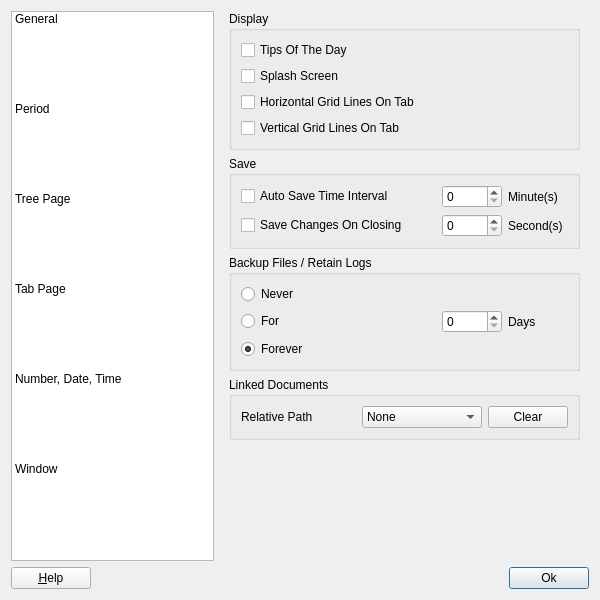
<?xml version="1.0" encoding="UTF-8"?>
<ui version="4.0">
 <class>PreferencesDialog</class>
 <widget class="QDialog" name="PreferencesDialog">
  <property name="geometry">
   <rect>
    <x>0</x>
    <y>0</y>
    <width>600</width>
    <height>600</height>
   </rect>
  </property>
  <property name="sizePolicy">
   <sizepolicy hsizetype="Preferred" vsizetype="Preferred">
    <horstretch>0</horstretch>
    <verstretch>0</verstretch>
   </sizepolicy>
  </property>
  <property name="minimumSize">
   <size>
    <width>600</width>
    <height>600</height>
   </size>
  </property>
  <property name="acceptDrops">
   <bool>false</bool>
  </property>
  <property name="windowTitle">
   <string>Preference</string>
  </property>
  <property name="sizeGripEnabled">
   <bool>false</bool>
  </property>
  <layout class="QGridLayout" name="gridLayout">
   <item row="0" column="0">
    <widget class="QListWidget" name="listWidget">
     <property name="sizePolicy">
      <sizepolicy hsizetype="Preferred" vsizetype="Preferred">
       <horstretch>0</horstretch>
       <verstretch>0</verstretch>
      </sizepolicy>
     </property>
     <property name="iconSize">
      <size>
       <width>0</width>
       <height>0</height>
      </size>
     </property>
     <property name="spacing">
      <number>20</number>
     </property>
     <property name="gridSize">
      <size>
       <width>0</width>
       <height>90</height>
      </size>
     </property>
     <property name="currentRow">
      <number>-1</number>
     </property>
     <property name="sortingEnabled">
      <bool>false</bool>
     </property>
     <item>
      <property name="text">
       <string>General</string>
      </property>
     </item>
     <item>
      <property name="text">
       <string>Period</string>
      </property>
     </item>
     <item>
      <property name="text">
       <string>Tree Page</string>
      </property>
     </item>
     <item>
      <property name="text">
       <string>Tab Page</string>
      </property>
     </item>
     <item>
      <property name="text">
       <string>Number, Date, Time</string>
      </property>
     </item>
     <item>
      <property name="text">
       <string>Window</string>
      </property>
     </item>
    </widget>
   </item>
   <item row="0" column="1">
    <widget class="QStackedWidget" name="stackedWidget">
     <property name="sizePolicy">
      <sizepolicy hsizetype="Preferred" vsizetype="Preferred">
       <horstretch>0</horstretch>
       <verstretch>0</verstretch>
      </sizepolicy>
     </property>
     <property name="frameShape">
      <enum>QFrame::NoFrame</enum>
     </property>
     <property name="currentIndex">
      <number>0</number>
     </property>
     <widget class="QWidget" name="pageGeneral">
      <property name="sizePolicy">
       <sizepolicy hsizetype="Preferred" vsizetype="Preferred">
        <horstretch>0</horstretch>
        <verstretch>0</verstretch>
       </sizepolicy>
      </property>
      <layout class="QVBoxLayout" name="verticalLayout_7">
       <property name="topMargin">
        <number>0</number>
       </property>
       <property name="bottomMargin">
        <number>0</number>
       </property>
       <item>
        <widget class="QGroupBox" name="groupBoxDiaplay">
         <property name="sizePolicy">
          <sizepolicy hsizetype="Preferred" vsizetype="Preferred">
           <horstretch>0</horstretch>
           <verstretch>0</verstretch>
          </sizepolicy>
         </property>
         <property name="title">
          <string>Display</string>
         </property>
         <layout class="QGridLayout" name="gridLayout_8">
          <item row="0" column="0">
           <widget class="QCheckBox" name="chkBoxTips">
            <property name="text">
             <string>Tips Of The Day</string>
            </property>
           </widget>
          </item>
          <item row="1" column="0">
           <widget class="QCheckBox" name="chkBoxSplash">
            <property name="text">
             <string>Splash Screen</string>
            </property>
           </widget>
          </item>
          <item row="2" column="0">
           <widget class="QCheckBox" name="chkBoxHGridLines">
            <property name="text">
             <string>Horizontal Grid Lines On Tab </string>
            </property>
           </widget>
          </item>
          <item row="3" column="0">
           <widget class="QCheckBox" name="chkBoxVGridLines">
            <property name="text">
             <string>Vertical Grid Lines On Tab</string>
            </property>
           </widget>
          </item>
         </layout>
        </widget>
       </item>
       <item>
        <widget class="QGroupBox" name="groupBoxSave">
         <property name="sizePolicy">
          <sizepolicy hsizetype="Preferred" vsizetype="Preferred">
           <horstretch>0</horstretch>
           <verstretch>0</verstretch>
          </sizepolicy>
         </property>
         <property name="title">
          <string>Save</string>
         </property>
         <layout class="QGridLayout" name="gridLayout_10">
          <item row="0" column="0">
           <widget class="QCheckBox" name="chkBoxSave">
            <property name="text">
             <string>Auto Save Time Interval</string>
            </property>
           </widget>
          </item>
          <item row="0" column="1">
           <widget class="QSpinBox" name="spinMinutes">
            <property name="sizePolicy">
             <sizepolicy hsizetype="Fixed" vsizetype="Fixed">
              <horstretch>0</horstretch>
              <verstretch>0</verstretch>
             </sizepolicy>
            </property>
            <property name="minimumSize">
             <size>
              <width>60</width>
              <height>0</height>
             </size>
            </property>
           </widget>
          </item>
          <item row="0" column="2">
           <widget class="QLabel" name="label_12">
            <property name="sizePolicy">
             <sizepolicy hsizetype="Fixed" vsizetype="Preferred">
              <horstretch>0</horstretch>
              <verstretch>0</verstretch>
             </sizepolicy>
            </property>
            <property name="minimumSize">
             <size>
              <width>60</width>
              <height>0</height>
             </size>
            </property>
            <property name="text">
             <string>Minute(s)</string>
            </property>
           </widget>
          </item>
          <item row="1" column="0">
           <widget class="QCheckBox" name="chkBoxClosing">
            <property name="text">
             <string>Save Changes On Closing</string>
            </property>
           </widget>
          </item>
          <item row="1" column="1">
           <widget class="QSpinBox" name="spinSeconds">
            <property name="sizePolicy">
             <sizepolicy hsizetype="Fixed" vsizetype="Fixed">
              <horstretch>0</horstretch>
              <verstretch>0</verstretch>
             </sizepolicy>
            </property>
            <property name="minimumSize">
             <size>
              <width>60</width>
              <height>0</height>
             </size>
            </property>
           </widget>
          </item>
          <item row="1" column="2">
           <widget class="QLabel" name="label_13">
            <property name="minimumSize">
             <size>
              <width>60</width>
              <height>0</height>
             </size>
            </property>
            <property name="text">
             <string>Second(s)</string>
            </property>
           </widget>
          </item>
         </layout>
        </widget>
       </item>
       <item>
        <widget class="QGroupBox" name="groupBoxBackup">
         <property name="sizePolicy">
          <sizepolicy hsizetype="Preferred" vsizetype="Preferred">
           <horstretch>0</horstretch>
           <verstretch>0</verstretch>
          </sizepolicy>
         </property>
         <property name="title">
          <string>Backup Files / Retain Logs</string>
         </property>
         <layout class="QGridLayout" name="gridLayout_11">
          <item row="1" column="0">
           <widget class="QRadioButton" name="rBtnFor">
            <property name="text">
             <string comment="Days">For</string>
            </property>
           </widget>
          </item>
          <item row="0" column="0">
           <widget class="QRadioButton" name="rBtnNever">
            <property name="text">
             <string>Never</string>
            </property>
           </widget>
          </item>
          <item row="2" column="0">
           <widget class="QRadioButton" name="rBtnForever">
            <property name="text">
             <string>Forever</string>
            </property>
            <property name="checked">
             <bool>true</bool>
            </property>
           </widget>
          </item>
          <item row="1" column="1">
           <widget class="QSpinBox" name="spinBox">
            <property name="sizePolicy">
             <sizepolicy hsizetype="Fixed" vsizetype="Fixed">
              <horstretch>0</horstretch>
              <verstretch>0</verstretch>
             </sizepolicy>
            </property>
            <property name="minimumSize">
             <size>
              <width>60</width>
              <height>0</height>
             </size>
            </property>
           </widget>
          </item>
          <item row="1" column="2">
           <widget class="QLabel" name="label_4">
            <property name="sizePolicy">
             <sizepolicy hsizetype="Fixed" vsizetype="Preferred">
              <horstretch>0</horstretch>
              <verstretch>0</verstretch>
             </sizepolicy>
            </property>
            <property name="minimumSize">
             <size>
              <width>60</width>
              <height>0</height>
             </size>
            </property>
            <property name="text">
             <string>Days</string>
            </property>
           </widget>
          </item>
         </layout>
        </widget>
       </item>
       <item>
        <widget class="QGroupBox" name="groupBoxPath">
         <property name="sizePolicy">
          <sizepolicy hsizetype="Preferred" vsizetype="Preferred">
           <horstretch>0</horstretch>
           <verstretch>0</verstretch>
          </sizepolicy>
         </property>
         <property name="title">
          <string>Linked Documents</string>
         </property>
         <layout class="QGridLayout" name="gridLayout_9">
          <item row="0" column="0">
           <widget class="QLabel" name="label_11">
            <property name="text">
             <string>Relative Path</string>
            </property>
           </widget>
          </item>
          <item row="0" column="1">
           <widget class="QComboBox" name="comboPath">
            <property name="sizePolicy">
             <sizepolicy hsizetype="Fixed" vsizetype="Fixed">
              <horstretch>0</horstretch>
              <verstretch>0</verstretch>
             </sizepolicy>
            </property>
            <property name="minimumSize">
             <size>
              <width>120</width>
              <height>0</height>
             </size>
            </property>
            <item>
             <property name="text">
              <string>None</string>
             </property>
            </item>
           </widget>
          </item>
          <item row="0" column="2">
           <widget class="QPushButton" name="btnClear">
            <property name="sizePolicy">
             <sizepolicy hsizetype="Fixed" vsizetype="Fixed">
              <horstretch>0</horstretch>
              <verstretch>0</verstretch>
             </sizepolicy>
            </property>
            <property name="minimumSize">
             <size>
              <width>0</width>
              <height>0</height>
             </size>
            </property>
            <property name="text">
             <string>Clear</string>
            </property>
           </widget>
          </item>
         </layout>
        </widget>
       </item>
       <item>
        <spacer name="verticalSpacer_4">
         <property name="orientation">
          <enum>Qt::Vertical</enum>
         </property>
         <property name="sizeHint" stdset="0">
          <size>
           <width>20</width>
           <height>40</height>
          </size>
         </property>
        </spacer>
       </item>
      </layout>
     </widget>
     <widget class="QWidget" name="pagePeriod">
      <property name="sizePolicy">
       <sizepolicy hsizetype="Preferred" vsizetype="Preferred">
        <horstretch>0</horstretch>
        <verstretch>0</verstretch>
       </sizepolicy>
      </property>
      <layout class="QVBoxLayout" name="verticalLayout_3">
       <property name="topMargin">
        <number>0</number>
       </property>
       <property name="bottomMargin">
        <number>0</number>
       </property>
       <item>
        <widget class="QGroupBox" name="groupBox_13">
         <property name="sizePolicy">
          <sizepolicy hsizetype="Preferred" vsizetype="Preferred">
           <horstretch>0</horstretch>
           <verstretch>0</verstretch>
          </sizepolicy>
         </property>
         <property name="title">
          <string>Start Date</string>
         </property>
         <layout class="QGridLayout" name="gridLayout_20">
          <item row="0" column="0">
           <widget class="QRadioButton" name="rBtn_11">
            <property name="text">
             <string>Relative</string>
            </property>
            <property name="checked">
             <bool>true</bool>
            </property>
           </widget>
          </item>
          <item row="0" column="1" rowspan="2">
           <widget class="QComboBox" name="combo_6">
            <property name="sizePolicy">
             <sizepolicy hsizetype="Preferred" vsizetype="Fixed">
              <horstretch>0</horstretch>
              <verstretch>0</verstretch>
             </sizepolicy>
            </property>
            <property name="minimumSize">
             <size>
              <width>0</width>
              <height>0</height>
             </size>
            </property>
            <item>
             <property name="text">
              <string>Today</string>
             </property>
            </item>
            <item>
             <property name="text">
              <string>Start Of This Month</string>
             </property>
            </item>
            <item>
             <property name="text">
              <string>Start Of Previous Month</string>
             </property>
            </item>
            <item>
             <property name="text">
              <string>Start Of This Quarter</string>
             </property>
            </item>
            <item>
             <property name="text">
              <string>Start Of Previous Quarter</string>
             </property>
            </item>
            <item>
             <property name="text">
              <string>Start Of This Year</string>
             </property>
            </item>
            <item>
             <property name="text">
              <string>Start Of Previous Year</string>
             </property>
            </item>
           </widget>
          </item>
          <item row="1" column="0" rowspan="2">
           <widget class="QRadioButton" name="rBtn_12">
            <property name="text">
             <string>Absolute</string>
            </property>
           </widget>
          </item>
          <item row="2" column="1">
           <widget class="QDateEdit" name="dateEditStart">
            <property name="sizePolicy">
             <sizepolicy hsizetype="Fixed" vsizetype="Fixed">
              <horstretch>0</horstretch>
              <verstretch>0</verstretch>
             </sizepolicy>
            </property>
            <property name="minimumSize">
             <size>
              <width>120</width>
              <height>0</height>
             </size>
            </property>
            <property name="displayFormat">
             <string>M/d/yyyy</string>
            </property>
           </widget>
          </item>
         </layout>
        </widget>
       </item>
       <item>
        <widget class="QGroupBox" name="groupBox_11">
         <property name="sizePolicy">
          <sizepolicy hsizetype="Preferred" vsizetype="Preferred">
           <horstretch>0</horstretch>
           <verstretch>0</verstretch>
          </sizepolicy>
         </property>
         <property name="title">
          <string>End Date</string>
         </property>
         <layout class="QGridLayout" name="gridLayout_17">
          <item row="0" column="0">
           <widget class="QRadioButton" name="rBtn_6">
            <property name="text">
             <string>Relative</string>
            </property>
            <property name="checked">
             <bool>true</bool>
            </property>
           </widget>
          </item>
          <item row="0" column="1" rowspan="2">
           <widget class="QComboBox" name="combo_5">
            <property name="sizePolicy">
             <sizepolicy hsizetype="Preferred" vsizetype="Fixed">
              <horstretch>0</horstretch>
              <verstretch>0</verstretch>
             </sizepolicy>
            </property>
            <property name="minimumSize">
             <size>
              <width>0</width>
              <height>0</height>
             </size>
            </property>
            <item>
             <property name="text">
              <string>Today</string>
             </property>
            </item>
            <item>
             <property name="text">
              <string>Start Of This Month</string>
             </property>
            </item>
            <item>
             <property name="text">
              <string>Start Of Previous Month</string>
             </property>
            </item>
            <item>
             <property name="text">
              <string>Start Of This Quarter</string>
             </property>
            </item>
            <item>
             <property name="text">
              <string>Start Of Previous Quarter</string>
             </property>
            </item>
            <item>
             <property name="text">
              <string>Start Of This Year</string>
             </property>
            </item>
            <item>
             <property name="text">
              <string>Start Of Previous Year</string>
             </property>
            </item>
           </widget>
          </item>
          <item row="1" column="0" rowspan="2">
           <widget class="QRadioButton" name="rBtn_10">
            <property name="text">
             <string>Absolute</string>
            </property>
           </widget>
          </item>
          <item row="2" column="1">
           <widget class="QDateEdit" name="dateEditEnd">
            <property name="sizePolicy">
             <sizepolicy hsizetype="Fixed" vsizetype="Fixed">
              <horstretch>0</horstretch>
              <verstretch>0</verstretch>
             </sizepolicy>
            </property>
            <property name="minimumSize">
             <size>
              <width>120</width>
              <height>0</height>
             </size>
            </property>
            <property name="displayFormat">
             <string>M/d/yyyy</string>
            </property>
           </widget>
          </item>
         </layout>
        </widget>
       </item>
       <item>
        <widget class="QGroupBox" name="groupBox_12">
         <property name="sizePolicy">
          <sizepolicy hsizetype="Preferred" vsizetype="Preferred">
           <horstretch>0</horstretch>
           <verstretch>0</verstretch>
          </sizepolicy>
         </property>
         <property name="title">
          <string>Summary Bar Content</string>
         </property>
         <layout class="QGridLayout" name="gridLayout_19">
          <item row="0" column="0">
           <widget class="QCheckBox" name="chkBox_15">
            <property name="text">
             <string>Grand Total</string>
            </property>
           </widget>
          </item>
          <item row="1" column="0">
           <widget class="QCheckBox" name="chkBox_16">
            <property name="text">
             <string>Non Currency Total</string>
            </property>
           </widget>
          </item>
         </layout>
        </widget>
       </item>
       <item>
        <spacer name="verticalSpacer_2">
         <property name="orientation">
          <enum>Qt::Vertical</enum>
         </property>
         <property name="sizeHint" stdset="0">
          <size>
           <width>20</width>
           <height>40</height>
          </size>
         </property>
        </spacer>
       </item>
      </layout>
     </widget>
     <widget class="QWidget" name="pageTree">
      <property name="sizePolicy">
       <sizepolicy hsizetype="Preferred" vsizetype="Preferred">
        <horstretch>0</horstretch>
        <verstretch>0</verstretch>
       </sizepolicy>
      </property>
      <layout class="QVBoxLayout" name="verticalLayout_6">
       <property name="topMargin">
        <number>0</number>
       </property>
       <property name="bottomMargin">
        <number>0</number>
       </property>
       <item>
        <widget class="QGroupBox" name="groupBoxCurrency">
         <property name="sizePolicy">
          <sizepolicy hsizetype="Preferred" vsizetype="Preferred">
           <horstretch>0</horstretch>
           <verstretch>0</verstretch>
          </sizepolicy>
         </property>
         <property name="title">
          <string>Default Currency</string>
         </property>
         <layout class="QGridLayout" name="gridLayout_4">
          <property name="topMargin">
           <number>9</number>
          </property>
          <item row="0" column="1">
           <widget class="QLabel" name="labelLocaleShow">
            <property name="text">
             <string/>
            </property>
           </widget>
          </item>
          <item row="0" column="0">
           <widget class="QRadioButton" name="rBtnLocale">
            <property name="sizePolicy">
             <sizepolicy hsizetype="Preferred" vsizetype="Fixed">
              <horstretch>0</horstretch>
              <verstretch>0</verstretch>
             </sizepolicy>
            </property>
            <property name="text">
             <string>Locale</string>
            </property>
            <property name="checked">
             <bool>true</bool>
            </property>
           </widget>
          </item>
          <item row="1" column="1">
           <widget class="QComboBox" name="combo">
            <property name="sizePolicy">
             <sizepolicy hsizetype="Fixed" vsizetype="Fixed">
              <horstretch>0</horstretch>
              <verstretch>0</verstretch>
             </sizepolicy>
            </property>
            <property name="minimumSize">
             <size>
              <width>120</width>
              <height>0</height>
             </size>
            </property>
            <property name="editable">
             <bool>false</bool>
            </property>
           </widget>
          </item>
          <item row="1" column="0">
           <widget class="QRadioButton" name="rBtnChoose">
            <property name="sizePolicy">
             <sizepolicy hsizetype="Preferred" vsizetype="Fixed">
              <horstretch>0</horstretch>
              <verstretch>0</verstretch>
             </sizepolicy>
            </property>
            <property name="text">
             <string>Choose</string>
            </property>
           </widget>
          </item>
         </layout>
        </widget>
       </item>
       <item>
        <widget class="QGroupBox" name="groupBoxReverse">
         <property name="sizePolicy">
          <sizepolicy hsizetype="Preferred" vsizetype="Preferred">
           <horstretch>0</horstretch>
           <verstretch>0</verstretch>
          </sizepolicy>
         </property>
         <property name="title">
          <string>Reverse Balanced Accounts</string>
         </property>
         <layout class="QGridLayout" name="gridLayout_3">
          <item row="0" column="0">
           <widget class="QRadioButton" name="rBtnIncome">
            <property name="text">
             <string>Income &amp;&amp; Expense</string>
            </property>
           </widget>
          </item>
          <item row="1" column="0">
           <widget class="QRadioButton" name="rBtnCredit">
            <property name="text">
             <string>Credit Accounts</string>
            </property>
            <property name="checked">
             <bool>true</bool>
            </property>
           </widget>
          </item>
          <item row="2" column="0">
           <widget class="QRadioButton" name="rBtnNone">
            <property name="text">
             <string>None</string>
            </property>
           </widget>
          </item>
         </layout>
        </widget>
       </item>
       <item>
        <widget class="QGroupBox" name="groupBoxColor">
         <property name="sizePolicy">
          <sizepolicy hsizetype="Preferred" vsizetype="Preferred">
           <horstretch>0</horstretch>
           <verstretch>0</verstretch>
          </sizepolicy>
         </property>
         <property name="title">
          <string>Color</string>
         </property>
         <layout class="QGridLayout" name="gridLayout_6">
          <item row="0" column="0">
           <widget class="QCheckBox" name="chkBoxBackground">
            <property name="text">
             <string>Show As Background</string>
            </property>
           </widget>
          </item>
          <item row="1" column="0">
           <widget class="QCheckBox" name="chkBoxTabs">
            <property name="text">
             <string>Show On Tabs</string>
            </property>
           </widget>
          </item>
         </layout>
        </widget>
       </item>
       <item>
        <spacer name="verticalSpacer_1">
         <property name="orientation">
          <enum>Qt::Vertical</enum>
         </property>
         <property name="sizeHint" stdset="0">
          <size>
           <width>20</width>
           <height>40</height>
          </size>
         </property>
        </spacer>
       </item>
      </layout>
     </widget>
     <widget class="QWidget" name="pageTab">
      <property name="sizePolicy">
       <sizepolicy hsizetype="Preferred" vsizetype="Preferred">
        <horstretch>0</horstretch>
        <verstretch>0</verstretch>
       </sizepolicy>
      </property>
      <layout class="QVBoxLayout" name="verticalLayout_4">
       <item>
        <widget class="QGroupBox" name="groupBox_9">
         <property name="sizePolicy">
          <sizepolicy hsizetype="Preferred" vsizetype="Preferred">
           <horstretch>0</horstretch>
           <verstretch>0</verstretch>
          </sizepolicy>
         </property>
         <property name="title">
          <string>Action</string>
         </property>
         <layout class="QGridLayout" name="gridLayout_21">
          <item row="0" column="0">
           <widget class="QCheckBox" name="chkBox_19">
            <property name="text">
             <string>&quot;Enter&quot; Moves To Blank Transaction</string>
            </property>
           </widget>
          </item>
          <item row="1" column="0">
           <widget class="QCheckBox" name="chkBox_17">
            <property name="text">
             <string>Tab Order Includes Transfer On Memorised Transactions</string>
            </property>
           </widget>
          </item>
         </layout>
        </widget>
       </item>
       <item>
        <widget class="QGroupBox" name="groupBox">
         <property name="title">
          <string>Separator Charactor</string>
         </property>
         <layout class="QFormLayout" name="formLayout">
          <item row="0" column="0">
           <widget class="QLabel" name="label">
            <property name="text">
             <string>Charactor</string>
            </property>
           </widget>
          </item>
          <item row="0" column="1">
           <widget class="QComboBox" name="combo_2"/>
          </item>
          <item row="1" column="0">
           <widget class="QLabel" name="label_2">
            <property name="text">
             <string>Sample</string>
            </property>
           </widget>
          </item>
          <item row="1" column="1">
           <widget class="QLabel" name="label_3">
            <property name="text">
             <string/>
            </property>
           </widget>
          </item>
         </layout>
        </widget>
       </item>
       <item>
        <widget class="QGroupBox" name="groupBox_15">
         <property name="sizePolicy">
          <sizepolicy hsizetype="Preferred" vsizetype="Preferred">
           <horstretch>0</horstretch>
           <verstretch>0</verstretch>
          </sizepolicy>
         </property>
         <property name="title">
          <string>Default Modal</string>
         </property>
         <layout class="QGridLayout" name="gridLayout_23">
          <item row="0" column="0">
           <widget class="QRadioButton" name="rBtn_4">
            <property name="text">
             <string>Basic Modal</string>
            </property>
            <property name="checked">
             <bool>true</bool>
            </property>
           </widget>
          </item>
          <item row="1" column="0">
           <widget class="QRadioButton" name="rBtn_5">
            <property name="text">
             <string>Split Modal</string>
            </property>
           </widget>
          </item>
          <item row="2" column="0">
           <widget class="QRadioButton" name="rBtn_13">
            <property name="text">
             <string>Journal Modal</string>
            </property>
           </widget>
          </item>
         </layout>
        </widget>
       </item>
       <item>
        <widget class="QGroupBox" name="groupBox_16">
         <property name="sizePolicy">
          <sizepolicy hsizetype="Preferred" vsizetype="Preferred">
           <horstretch>0</horstretch>
           <verstretch>0</verstretch>
          </sizepolicy>
         </property>
         <property name="title">
          <string>Other</string>
         </property>
         <layout class="QGridLayout" name="gridLayout_24">
          <item row="0" column="0">
           <widget class="QCheckBox" name="chkBox_21">
            <property name="text">
             <string>Double Line Modal</string>
            </property>
           </widget>
          </item>
          <item row="1" column="0">
           <widget class="QCheckBox" name="chkBox_22">
            <property name="text">
             <string>Future Transactions After Blank Transaction</string>
            </property>
           </widget>
          </item>
         </layout>
        </widget>
       </item>
       <item>
        <widget class="QGroupBox" name="groupBox_14">
         <property name="sizePolicy">
          <sizepolicy hsizetype="Preferred" vsizetype="Preferred">
           <horstretch>0</horstretch>
           <verstretch>0</verstretch>
          </sizepolicy>
         </property>
         <property name="title">
          <string>Reconciling</string>
         </property>
         <layout class="QGridLayout" name="gridLayout_22">
          <item row="0" column="0">
           <widget class="QCheckBox" name="chkBox_18">
            <property name="text">
             <string>Check Cleared Transaction</string>
            </property>
           </widget>
          </item>
          <item row="1" column="0">
           <widget class="QCheckBox" name="chkBox_20">
            <property name="text">
             <string>Always Reconcile To Today</string>
            </property>
           </widget>
          </item>
         </layout>
        </widget>
       </item>
       <item>
        <spacer name="verticalSpacer_6">
         <property name="orientation">
          <enum>Qt::Vertical</enum>
         </property>
         <property name="sizeHint" stdset="0">
          <size>
           <width>20</width>
           <height>40</height>
          </size>
         </property>
        </spacer>
       </item>
      </layout>
     </widget>
     <widget class="QWidget" name="pageNumber">
      <property name="sizePolicy">
       <sizepolicy hsizetype="Preferred" vsizetype="Preferred">
        <horstretch>0</horstretch>
        <verstretch>0</verstretch>
       </sizepolicy>
      </property>
      <layout class="QVBoxLayout" name="verticalLayout">
       <property name="topMargin">
        <number>0</number>
       </property>
       <property name="bottomMargin">
        <number>0</number>
       </property>
       <item>
        <widget class="QGroupBox" name="groupBoxNumbers">
         <property name="sizePolicy">
          <sizepolicy hsizetype="Preferred" vsizetype="Preferred">
           <horstretch>0</horstretch>
           <verstretch>0</verstretch>
          </sizepolicy>
         </property>
         <property name="font">
          <font>
           <weight>50</weight>
           <bold>false</bold>
          </font>
         </property>
         <property name="title">
          <string>Numbers</string>
         </property>
         <property name="flat">
          <bool>false</bool>
         </property>
         <property name="checkable">
          <bool>false</bool>
         </property>
         <layout class="QVBoxLayout" name="verticalLayout_10">
          <item>
           <widget class="QCheckBox" name="chkBox_13">
            <property name="text">
             <string>Display Price As Decimal</string>
            </property>
           </widget>
          </item>
          <item>
           <widget class="QCheckBox" name="chkBox_14">
            <property name="text">
             <string>Display Negative Amounts In Red</string>
            </property>
           </widget>
          </item>
         </layout>
        </widget>
       </item>
       <item>
        <widget class="QGroupBox" name="groupBoxDate">
         <property name="sizePolicy">
          <sizepolicy hsizetype="Preferred" vsizetype="Maximum">
           <horstretch>0</horstretch>
           <verstretch>0</verstretch>
          </sizepolicy>
         </property>
         <property name="title">
          <string>Date Format</string>
         </property>
         <layout class="QVBoxLayout" name="verticalLayout_2">
          <item>
           <widget class="QComboBox" name="combo_3">
            <property name="sizePolicy">
             <sizepolicy hsizetype="Fixed" vsizetype="Fixed">
              <horstretch>0</horstretch>
              <verstretch>0</verstretch>
             </sizepolicy>
            </property>
            <property name="minimumSize">
             <size>
              <width>120</width>
              <height>0</height>
             </size>
            </property>
           </widget>
          </item>
         </layout>
        </widget>
       </item>
       <item>
        <widget class="QGroupBox" name="groupBoxTime">
         <property name="sizePolicy">
          <sizepolicy hsizetype="Preferred" vsizetype="Preferred">
           <horstretch>0</horstretch>
           <verstretch>0</verstretch>
          </sizepolicy>
         </property>
         <property name="title">
          <string>Time Format</string>
         </property>
         <layout class="QVBoxLayout" name="verticalLayout_9">
          <item>
           <widget class="QCheckBox" name="chkBox_12">
            <property name="text">
             <string>24 Hour Clock</string>
            </property>
           </widget>
          </item>
         </layout>
        </widget>
       </item>
       <item>
        <spacer name="verticalSpacer">
         <property name="orientation">
          <enum>Qt::Vertical</enum>
         </property>
         <property name="sizeHint" stdset="0">
          <size>
           <width>20</width>
           <height>40</height>
          </size>
         </property>
        </spacer>
       </item>
      </layout>
     </widget>
     <widget class="QWidget" name="pageWindow">
      <property name="sizePolicy">
       <sizepolicy hsizetype="Preferred" vsizetype="Preferred">
        <horstretch>0</horstretch>
        <verstretch>0</verstretch>
       </sizepolicy>
      </property>
      <layout class="QVBoxLayout" name="verticalLayout_5">
       <property name="topMargin">
        <number>0</number>
       </property>
       <property name="bottomMargin">
        <number>0</number>
       </property>
       <item>
        <widget class="QGroupBox" name="groupBox_17">
         <property name="sizePolicy">
          <sizepolicy hsizetype="Preferred" vsizetype="Preferred">
           <horstretch>0</horstretch>
           <verstretch>0</verstretch>
          </sizepolicy>
         </property>
         <property name="title">
          <string>Window Geometry</string>
         </property>
         <layout class="QGridLayout" name="gridLayout_25">
          <item row="0" column="0">
           <widget class="QCheckBox" name="chkBox_23">
            <property name="text">
             <string>Save Window Size And Position</string>
            </property>
           </widget>
          </item>
         </layout>
        </widget>
       </item>
       <item>
        <widget class="QGroupBox" name="groupBox_18">
         <property name="sizePolicy">
          <sizepolicy hsizetype="Preferred" vsizetype="Preferred">
           <horstretch>0</horstretch>
           <verstretch>0</verstretch>
          </sizepolicy>
         </property>
         <property name="title">
          <string>Transaction Page</string>
         </property>
         <layout class="QGridLayout" name="gridLayout_26">
          <item row="0" column="0">
           <widget class="QCheckBox" name="chkBox_24">
            <property name="text">
             <string>Show Close Button</string>
            </property>
           </widget>
          </item>
          <item row="1" column="0">
           <widget class="QCheckBox" name="chkBox_25">
            <property name="text">
             <string>Open New Page Adjacent To Current Page</string>
            </property>
           </widget>
          </item>
          <item row="2" column="0">
           <widget class="QCheckBox" name="chkBox_26">
            <property name="text">
             <string>Bring The Most Recent Page To Front</string>
            </property>
           </widget>
          </item>
         </layout>
        </widget>
       </item>
       <item>
        <spacer name="verticalSpacer_7">
         <property name="orientation">
          <enum>Qt::Vertical</enum>
         </property>
         <property name="sizeHint" stdset="0">
          <size>
           <width>20</width>
           <height>40</height>
          </size>
         </property>
        </spacer>
       </item>
      </layout>
     </widget>
    </widget>
   </item>
   <item row="1" column="0" colspan="2">
    <layout class="QHBoxLayout" name="horizontalLayout">
     <item>
      <widget class="QPushButton" name="btnHelp">
       <property name="text">
        <string>&amp;Help</string>
       </property>
       <property name="autoDefault">
        <bool>false</bool>
       </property>
      </widget>
     </item>
     <item>
      <spacer name="horizontalSpacer">
       <property name="orientation">
        <enum>Qt::Horizontal</enum>
       </property>
       <property name="sizeType">
        <enum>QSizePolicy::Expanding</enum>
       </property>
       <property name="sizeHint" stdset="0">
        <size>
         <width>40</width>
         <height>20</height>
        </size>
       </property>
      </spacer>
     </item>
     <item>
      <widget class="QPushButton" name="btnOK">
       <property name="text">
        <string>Ok</string>
       </property>
       <property name="shortcut">
        <string>Return</string>
       </property>
       <property name="autoDefault">
        <bool>false</bool>
       </property>
       <property name="default">
        <bool>true</bool>
       </property>
       <property name="flat">
        <bool>false</bool>
       </property>
      </widget>
     </item>
    </layout>
   </item>
  </layout>
 </widget>
 <resources/>
 <connections>
  <connection>
   <sender>listWidget</sender>
   <signal>currentRowChanged(int)</signal>
   <receiver>stackedWidget</receiver>
   <slot>setCurrentIndex(int)</slot>
   <hints>
    <hint type="sourcelabel">
     <x>228</x>
     <y>92</y>
    </hint>
    <hint type="destinationlabel">
     <x>548</x>
     <y>101</y>
    </hint>
   </hints>
  </connection>
 </connections>
</ui>
